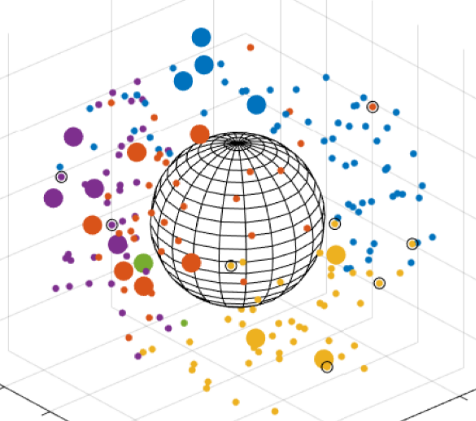
#> input picture input_pictures/input_multiplecircles4.png, 476 x 421 px
$ python Hough-Ex7.py --image ../input_pictures/input_multiplecircles4.png
#> lines starting #> are read from the running program, lines starting #| are printed output that depends on the picture; after the words box and inside, x2 and y2 are one past the last pixel; in counts of white or black regions, pixels touching at a corner belong together
import cv2 as cv
import numpy as np
import argparse

# konsoldan çalıştırmak için:
# python Hough-Ex2.py -i ../input_pictures/input_multiplecircles4.png

ap = argparse.ArgumentParser()
ap.add_argument("-i", "--image", required=True, help="Path of image")
args = vars(ap.parse_args())

img = cv.imread(args["image"])
#> img is the input picture: shape (421, 476, 3); mean B, G, R 238.2, 238.7, 240.4
img2 = img.copy()
img = cv.cvtColor(img, cv.COLOR_BGR2GRAY)
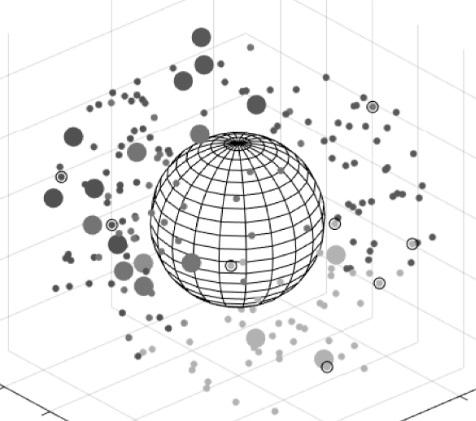
#> img: shape (421, 476); min 0, max 255, mean 239.1
kernel = np.ones((3, 3), np.uint8)
x, img = cv.threshold(img, 240, 255, cv.THRESH_BINARY_INV)
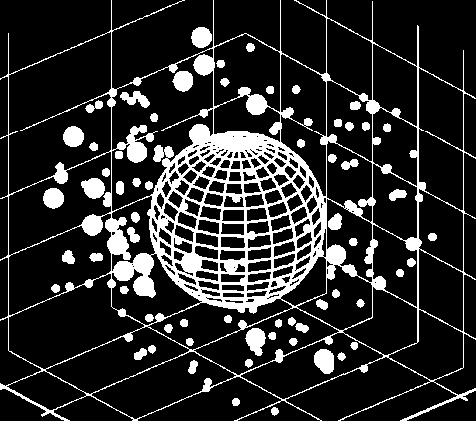
#> img: shape (421, 476); 17.1% white; 63 white regions, largest, box (x1, y1, x2, y2) and area: (0, 0, 476, 421) 27678, (314, 349, 334, 374) 396, (245, 328, 266, 356) 393
kernel = np.ones((3, 3), np.uint8)
img = cv.erode(img, kernel, iterations=2)
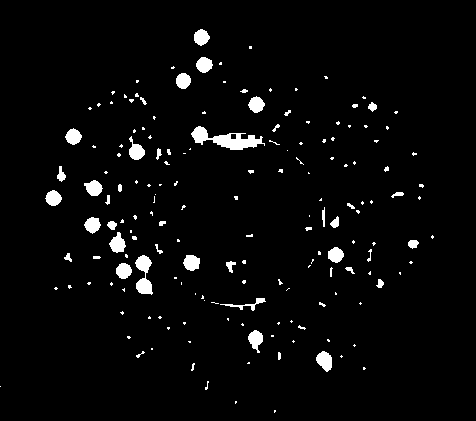
#> img: shape (421, 476); 3.2% white; 171 white regions (124 under 20 px), largest, box (x1, y1, x2, y2) and area: (191, 126, 265, 150) 778, (135, 255, 153, 295) 417, (316, 351, 332, 372) 232
kernel = np.ones((3, 3), np.uint8)
img = cv.dilate(img, kernel, iterations=3)
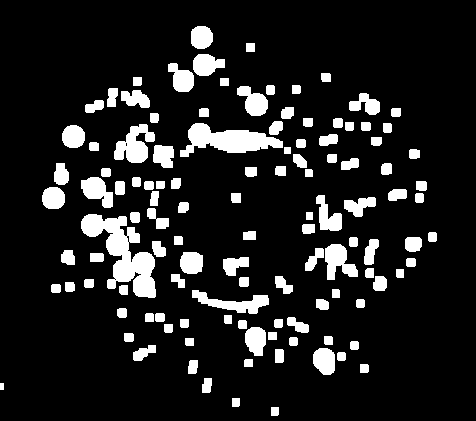
#> img: shape (421, 476); 12.5% white; 118 white regions, largest, box (x1, y1, x2, y2) and area: (81, 214, 156, 298) 2796, (180, 123, 283, 157) 1808, (114, 124, 155, 163) 936

cv.imwrite('img_morph7.png', img)
print(img.shape)
#| (421, 476)
h, w = img.shape[:]
#> h = 421; w = 476

cv.imshow("image", img)
circles = cv.HoughCircles(img, cv.HOUGH_GRADIENT, 1.9, int(w / 50), param1=40, param2=20, minRadius=int(w / 300),
                          maxRadius=int(w / 30))
#> circles = 87 rows, first 8: [255.6, 103.5, 11.83], [73.15, 135.8, 12.02], [204.2, 63.65, 11.83], [52.25, 196.6, 11.83], [183.3, 80.75, 11.64], [143.4, 285.9, 11.83], [94.05, 185.2, 13.73], [325.9, 358.1, 13.92]


circles = np.uint16(np.around(circles))
#> circles = 87 rows, first 8: [256, 104, 12], [73, 136, 12], [204, 64, 12], [52, 197, 12], [183, 81, 12], [143, 286, 12], [94, 185, 14], [326, 358, 14]

for c in circles[0, :]:
    print(c)
    cv.circle(img2, (c[0], c[1]), c[2], (0, 255, 0), 2)
    cv.circle(img2, (c[0], c[1]), 1, (0, 0, 255), 1)
#> this loop made 87 passes
#> c on passes 1 to 12: [256, 104, 12], [73, 136, 12], [204, 64, 12], [52, 197, 12], [183, 81, 12], [143, 286, 12], [94, 185, 14], [326, 358, 14], [335, 254, 12], [124, 273, 14], [142, 263, 12], [200, 134, 12]
#| [256 104  12]
#| [ 73 136  12]
#| [204  64  12]
#| [ 52 197  12]
#| [183  81  12]
#| [143 286  12]
#| [ 94 185  14]
#| [326 358  14]
#> (further printed lines are left out)
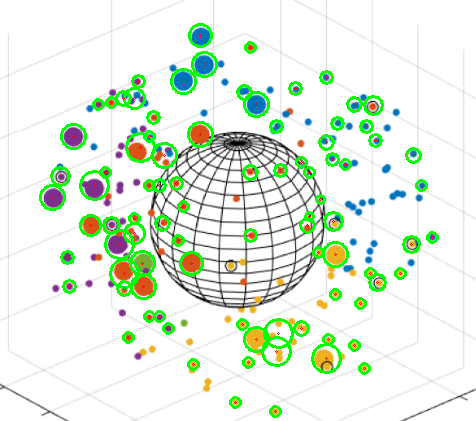
#> img2: shape (421, 476, 3); 5.98% of pixels changed, all inside (x1, y1, x2, y2) = (39, 23, 439, 418)

cv.imshow(" output img", img2)
cv.waitKey(0)
cv.imwrite("houghcircle-ex7.png", img2)
